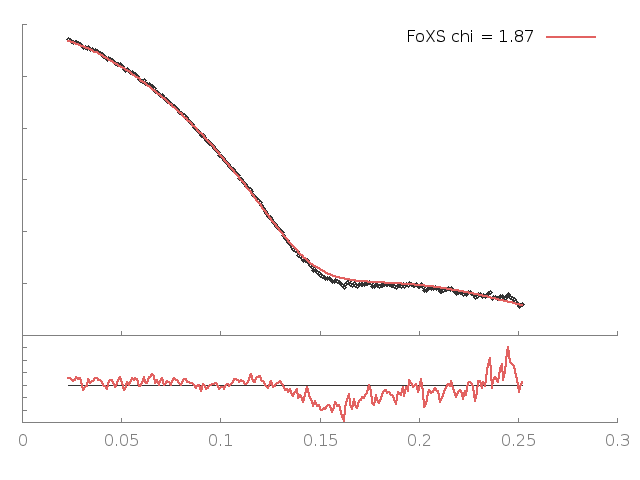

The script that saved this image:
set terminal png enhanced; set output "23905h.B99990159_23905_merge2_q25.png";
set lmargin 2; set rmargin 2;set multiplot
set origin 0,0;set size 1,0.3; set tmargin 0; set bmargin 3;set ylabel '';set format y '';set xtics nomirror;set ytics nomirror; set border 3
set style line 11 lc rgb '#808080' lt 1;set border 3 back ls 11;f(x)=1
plot f(x) notitle lc rgb '#333333', '23905h.B99990159_23905_merge2_q25.dat' u 1:($2/$3) notitle w lines lw 2.5 lc rgb '#e26261'
set origin 0,0.3;set size 1,0.69; set bmargin 0; set tmargin 1;set xlabel ''; set format x ''; set ylabel '';
plot '23905h.B99990159_23905_merge2_q25.dat' u 1:2 thru log(y) notitle lc rgb '#333333' pt 6 ps 0.8, '23905h.B99990159_23905_merge2_q25.dat' u 1:3 thru log(y) t 'FoXS chi = 1.87' w lines lw 2.5 lc rgb '#e26261'
unset multiplot
reset
